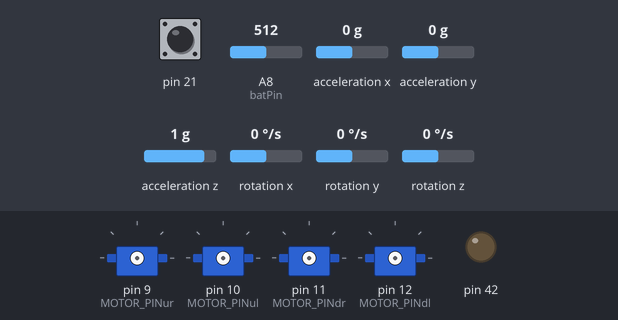
Bench run of a sketch on a simulated Arduino Mega 2560, built with avr-gcc and run on an emulated ATmega2560. On the bench: 4 × servo, output pins drawn as LEDs (lit = HIGH). Inputs (shaded band) come from the test bench; at power-on: rotation z 0 °/s, acceleration z 1 g, acceleration y 0 g, pin 21 HIGH, A8 (batPin) = 512, acceleration x 0 g, rotation x 0 °/s, rotation y 0 °/s. The sensor or clock chip raises its interrupt line as the real part does; no radio packets arrive unless stated.

Above: at 27.1 s.
27.2 s: rotation z set to -192 °/s
At 30.56 s:
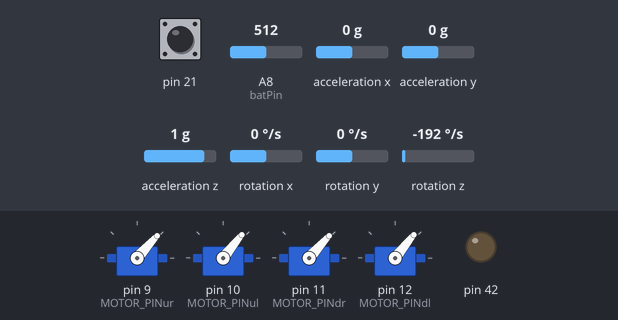
32.3 s: acceleration z set to 0.8 g
At 33.91 s:
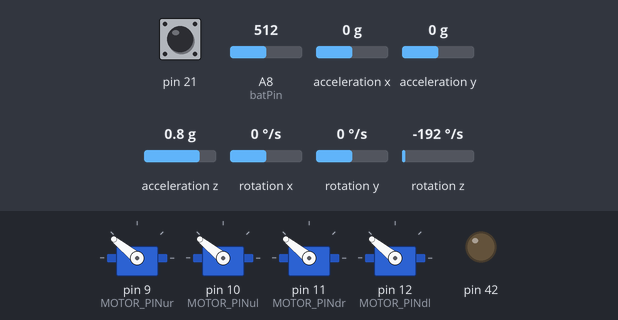
35.8 s: acceleration y set to -1.4 g
At 37.02 s:
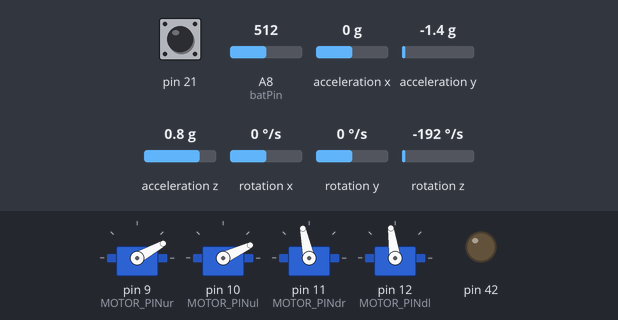
Timing chart, 0 to 45.3 s (numbered marks = the images above; inputs shaded):
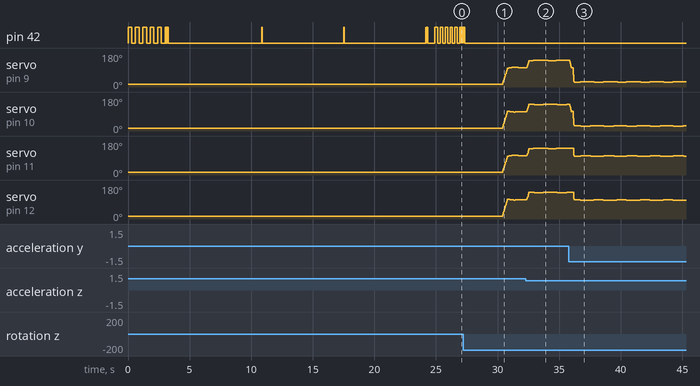

Measured:
- the behaviour switches between 1 and 0.9 g on acceleration z (found by bisection; images 1 and 2)
- by itself, pin 42: alternates HIGH for 0.02 s and LOW for 0.02 s, 7 changes in all, then stays LOW

The sketch:

novi_kod.ino
```cpp
#include <SPI.h>
#include <Servo.h>
#include <nRF24L01.h>
#include <RF24.h>
#include "Gyroscope.h"

///////////////////////////////////////////////////////////////////////////////////////////////////////////////////////////////////////
//PID gain and limit settings
///////////////////////////////////////////////////////////////////////////////////////////////////////////////////////////////////////
float pid_p_gain_roll = 0.9;               //Gain setting for the roll P-controller (1.3)
float pid_i_gain_roll = 0.04;              //Gain setting for the roll I-controller (0.3)
float pid_d_gain_roll = 20;
//Gain setting for the roll D-controller (15)
int pid_max_roll = 400;                    //Maximum output of the PID-controller (+/-)

float pid_p_gain_pitch = pid_p_gain_roll;  //Gain setting for the pitch P-controller.
float pid_i_gain_pitch = pid_i_gain_roll;  //Gain setting for the pitch I-controller.
float pid_d_gain_pitch = pid_d_gain_roll;  //Gain setting for the pitch D-controller.
int pid_max_pitch = pid_max_roll;          //Maximum output of the PID-controller (+/-)

float pid_p_gain_yaw = 0.9;                //Gain setting for the pitch P-controller. //4.0
float pid_i_gain_yaw = 0.02 ;               //Gain setting for the pitch I-controller. //0.02
float pid_d_gain_yaw = 10;               //Gain setting for the pitch D-controller.
int pid_max_yaw = 400;                     //Maximum output of the PID-controller (+/-)

///////////////////////////////////////////////////////////////////////////////////////////////////////////////////////////////////////
///////////////////////////////////////////////////////////////////////////////////////////////////////////////////////////////////////
float pid_p_gain_aX = 0.9;               //Gain setting for the aX P-controller (1.3)
float pid_i_gain_aX = 0.04;              //Gain setting for the aX I-controller (0.3)
float pid_d_gain_aX = 20;
//Gain setting for the aX D-controller (15)
int pid_max_aX = 400;                    //Maximum output of the PID-controller (+/-)

float pid_p_gain_aY = pid_p_gain_aX;  //Gain setting for the aY P-controller.
float pid_i_gain_aY = pid_i_gain_aX;  //Gain setting for the aY I-controller.
float pid_d_gain_aY = pid_d_gain_aX;  //Gain setting for the aY D-controller.
int pid_max_aY = pid_max_aX;          //Maximum output of the PID-controller (+/-)

float pid_p_gain_aZ = pid_p_gain_aX;                //Gain setting for the aZ P-controller. //4.0
float pid_i_gain_aZ = pid_i_gain_aX ;               //Gain setting for the aZ I-controller. //0.02
float pid_d_gain_aZ = pid_d_gain_aX;               //Gain setting for the aZ D-controller.
int pid_max_aZ = pid_max_aX;                     //Maximum output of the PID-controller (+/-)

///////////////////////////////////////////////////////////////////////////////////////////////////////////////////////////////////////
//Declaring Variables
///////////////////////////////////////////////////////////////////////////////////////////////////////////////////////////////////////
Gyroscope gyro(42);
volatile bool mpuInterrupt = false;     // indicates whether MPU interrupt pin has gone high
void dmpDataReady() {
  mpuInterrupt = true;
}
RF24 radio(7, 8);
int broj;
const uint64_t rxAddr[6] = {1};
#define MAX_Signal 2000
#define MIN_Signal 700
#define MOTOR_PINur 9
#define MOTOR_PINul 10 // dod
#define MOTOR_PINdr 11 // dod
#define MOTOR_PINdl 12 // dod
Servo motor_ur;
Servo motor_ul;
Servo motor_dr;
Servo motor_dl;
int servoSignal = MIN_Signal;
int servoSignalMore = MIN_Signal; // dod
int servoSignalLess = MIN_Signal; // dod
int inkrement = 75;
float yaw, pitch, roll, aX, aY, aZ;
int batVoltage;
int batPin = 8;
int loop_counter;
float battery_voltage;
unsigned long timer_channel_1, timer_channel_2, timer_channel_3, timer_channel_4, esc_timer, esc_loop_timer;
unsigned long timer_1, timer_2, timer_3, timer_4, current_time;
unsigned long loop_timer;
double gyro_pitch, gyro_roll, gyro_yaw;
double gyro_roll_cal, gyro_pitch_cal, gyro_yaw_cal;

byte highByte, lowByte;
float esc_1, esc_2, esc_3, esc_4;
float pid_error_temp;
float pid_i_mem_roll, pid_roll_setpoint, gyro_roll_input, pid_output_roll, pid_last_roll_d_error;
float pid_i_mem_pitch, pid_pitch_setpoint, gyro_pitch_input, pid_output_pitch, pid_last_pitch_d_error;
float pid_i_mem_yaw, pid_yaw_setpoint, gyro_yaw_input, pid_output_yaw, pid_last_yaw_d_error;

float pid_i_mem_aX, pid_aX_setpoint, gyro_aX_input, pid_output_aX, pid_last_aX_d_error;
float pid_i_mem_aY, pid_aY_setpoint, gyro_aY_input, pid_output_aY, pid_last_aY_d_error;
float pid_i_mem_aZ, pid_aZ_setpoint, gyro_aZ_input, pid_output_aZ, pid_last_aZ_d_error;

int start, timepassed, flag;
int turnIncrement = 25;
int UpIncrement = 50;
int DownIncrement = 50;
///////////////////////////////////////////////////////////////////////////////////////////////////////////////////////////////////////
//Setup routine
///////////////////////////////////////////////////////////////////////////////////////////////////////////////////////////////////////
void setup() {
  //Serial.begin(4800);
  //Load the battery voltage to the battery_voltage variable.
  //65 is the voltage compensation for the diode.
  //12.6V equals ~5V @ Analog 0.
  //12.6V equals 1023 analogRead(0).
  //1260 / 1023 = 1.2317.
  //The variable battery_voltage holds 1050 if the battery voltage is 10.5V.

  battery_voltage = (analogRead(0) + 65) * 1.2317;

  // Gyro
  attachInterrupt(2, dmpDataReady, RISING);
  gyro.bootUp();
  // Radio and Motors
  radio.begin();
  radio.openReadingPipe(0, rxAddr[0]);
  radio.startListening();
  motor_ur.attach(MOTOR_PINur);
  motor_ul.attach(MOTOR_PINul);
  motor_dr.attach(MOTOR_PINdr);
  motor_dl.attach(MOTOR_PINdl);
  motor_ur.writeMicroseconds(MIN_Signal);
  motor_ul.writeMicroseconds(MIN_Signal);
  motor_dr.writeMicroseconds(MIN_Signal);
  motor_dl.writeMicroseconds(MIN_Signal);
  radio.setPALevel(RF24_PA_MAX);
  radio.setChannel(120);
  start = millis();
  flag = 0;
  pinMode(42, OUTPUT);
}

///////////////////////////////////////////////////////////////////////////////////////////////////////////////////////////////////////
//Main program loop
///////////////////////////////////////////////////////////////////////////////////////////////////////////////////////////////////////
void loop() {
  if (analogRead(batPin) < 190) digitalWrite(42, HIGH);
  timepassed = millis() - start;
  //Let's get the current gyro data and scale it to degrees per second for the pid calculations.

  if (mpuInterrupt) {
    GyroRead(&gyro, mpuInterrupt, yaw, pitch, roll, aX, aY, aZ);
    //  Serial.print("YPR: ");
    //  Serial.print(yaw);
    //  Serial.print(" ");
    //  Serial.print(pitch);
    // Serial.print(" ");
    // Serial.println(roll);
    gyro_roll_input = (gyro_roll_input * 0.8) + ((roll / 57.14286) * 0.2);            //Gyro pid input is deg/sec.
    gyro_pitch_input = (gyro_pitch_input * 0.8) + ((pitch / 57.14286) * 0.2);         //Gyro pid input is deg/sec.
    gyro_yaw_input = (gyro_yaw_input * 0.8) + ((yaw / 57.14286) * 0.2);
    gyro_aX_input = aX;
    gyro_aY_input = aY;
    gyro_aZ_input = aZ;
  }

  //Reset the pid controllers for a bumpless start.
  pid_i_mem_roll = 0;
  pid_last_roll_d_error = 0;
  pid_i_mem_pitch = 0;
  pid_last_pitch_d_error = 0;
  pid_i_mem_yaw = 0;
  pid_last_yaw_d_error = 0;

  if (timepassed > 3000 && flag == 0) {
    pid_roll_setpoint = 0 ;
    pid_pitch_setpoint = 0;
    pid_yaw_setpoint = 0;
    pid_aX_setpoint;
    pid_aY_setpoint;
    pid_aZ_setpoint;
    flag = 1;
  }
  else if (flag == 1) {
    //PID inputs are known. So we can calculate the pid output.
    calculate_pid();

    //The battery voltage is needed for compensation.
    //A complementary filter is used to reduce noise.
    //0.09853 = 0.08 * 1.2317.
    // battery_voltage = battery_voltage * 0.92 + (analogRead(0) + 65) * 0.09853;

    //Turn on the led if battery voltage is to low.
    //if(battery_voltage < 1050 && battery_voltage > 600)digitalWrite(12, HIGH);

    // nas daljinac
//    if (radio.available())  {
//      radio.read(&broj, sizeof(broj));
//      switch (broj) {
//        case 1:
//          // desno
//          motor_ur.writeMicroseconds(esc_1 - turnIncrement);
//          motor_ul.writeMicroseconds(esc_2 + turnIncrement);
//          motor_dr.writeMicroseconds(esc_3 - turnIncrement);
//          motor_dl.writeMicroseconds(esc_4 + turnIncrement);
//          // Serial.println(broj);
//          break;
//        case 2:
//          // nazad
//          motor_ur.writeMicroseconds(esc_1 + turnIncrement);
//          motor_ul.writeMicroseconds(esc_2 + turnIncrement);
//          motor_dr.writeMicroseconds(esc_3 - turnIncrement);
//          motor_dl.writeMicroseconds(esc_4 - turnIncrement);
//          //Serial.println(broj);
//          break;
//        case 3:
//          //napred
//          motor_ur.writeMicroseconds(esc_1 - turnIncrement);
//          motor_ul.writeMicroseconds(esc_2 - turnIncrement);
//          motor_dr.writeMicroseconds(esc_3 + turnIncrement);
//          motor_dl.writeMicroseconds(esc_4 + turnIncrement);
//          //Serial.println(broj);
//          break;
//        case 4:
//          //levo
//          motor_ur.writeMicroseconds(esc_1 + turnIncrement);
//          motor_ul.writeMicroseconds(esc_2 - turnIncrement);
//          motor_dr.writeMicroseconds(esc_3 + turnIncrement);
//          motor_dl.writeMicroseconds(esc_4 - turnIncrement);
//          //Serial.println(broj);
//          break;
//        case 5:
//          //Up
//          // Serial.println(broj);
//          servoSignal += UpIncrement;
//          if (servoSignal > 2000) servoSignal = 2000;
//          break;
//        case 6:
//          //Down
//          // Serial.println(broj);
//          servoSignal -= DownIncrement;
//          if (servoSignal < 700) servoSignal = 700;
//          break;
//      }
//    }

    servoSignal+=50;
    if(servoSignal>1600) servoSignal=1600;
    // Idle State - Keep balance
    esc_1 = servoSignal - pid_output_pitch + pid_output_roll - pid_output_yaw-pid_output_aZ+pid_output_aY+pid_output_aX; //Calculate the pulse for esc 1 (front-right - CCW)
    esc_2 = servoSignal - pid_output_pitch - pid_output_roll + pid_output_yaw-pid_output_aZ+pid_output_aY-pid_output_aX; //Calculate the pulse for esc 2 (rear-right - CW)
    esc_3 = servoSignal + pid_output_pitch - pid_output_roll - pid_output_yaw-pid_output_aZ-pid_output_aY+pid_output_aX; //Calculate the pulse for esc 3 (rear-left - CCW)
    esc_4 = servoSignal + pid_output_pitch + pid_output_roll + pid_output_yaw-pid_output_aZ-pid_output_aY-pid_output_aX; //Calculate the pulse for esc 4 (front-left - CW)
    if (esc_1 < 700) esc_1 = 700;                                         //Keep the motors running.
    if (esc_2 < 700) esc_2 = 700;                                         //Keep the motors running.
    if (esc_3 < 700) esc_3 = 700;                                         //Keep the motors running.
    if (esc_4 < 700) esc_4 = 700;                                         //Keep the motors running.

    if (esc_1 > 2000)esc_1 = 2000;                                          //Limit the esc-1 pulse to 2000us.
    if (esc_2 > 2000)esc_2 = 2000;                                          //Limit the esc-2 pulse to 2000us.
    if (esc_3 > 2000)esc_3 = 2000;                                          //Limit the esc-3 pulse to 2000us.
    if (esc_4 > 2000)esc_4 = 2000;
    //  Serial.print("PID: ");
    //  Serial.print(esc_1);
    //  Serial.print(" ");
    //   Serial.print(esc_2);
    //  Serial.print(" ");
    //   Serial.print(esc_3);
    //  Serial.print(" ");
    //   Serial.println(esc_4);
    motor_ur.writeMicroseconds(esc_1);
    motor_ul.writeMicroseconds(esc_2);
    motor_dr.writeMicroseconds(esc_3);
    motor_dl.writeMicroseconds(esc_4);
  }
}

///////////////////////////////////////////////////////////////////////////////////////////////////////////////////////////////////////
//Subroutine for calculating pid outputs
///////////////////////////////////////////////////////////////////////////////////////////////////////////////////////////////////////
//The PID controllers are explained in part 5 of the YMFC-3D video session:
//www.youtube.com/watch?v=JBvnB0279-Q

void calculate_pid() {
  int offset=0.5;
  //Roll calculations
  pid_error_temp = gyro_roll_input - pid_roll_setpoint;
  if(pid_error_temp<offset && pid_error_temp>(-offset)) pid_error_temp=0;
  pid_i_mem_roll += pid_i_gain_roll * pid_error_temp;
  if (pid_i_mem_roll > pid_max_roll)pid_i_mem_roll = pid_max_roll;
  else if (pid_i_mem_roll < pid_max_roll * -1)pid_i_mem_roll = pid_max_roll * -1;

  pid_output_roll = pid_p_gain_roll * pid_error_temp + pid_i_mem_roll + pid_d_gain_roll * (pid_error_temp - pid_last_roll_d_error);
  if (pid_output_roll > pid_max_roll)pid_output_roll = pid_max_roll;
  else if (pid_output_roll < pid_max_roll * -1)pid_output_roll = pid_max_roll * -1;

  pid_last_roll_d_error = pid_error_temp;

  //Pitch calculations
  pid_error_temp = gyro_pitch_input - pid_pitch_setpoint;
  if(pid_error_temp<offset && pid_error_temp>(-offset)) pid_error_temp=0;
  pid_i_mem_pitch += pid_i_gain_pitch * pid_error_temp;
  if (pid_i_mem_pitch > pid_max_pitch)pid_i_mem_pitch = pid_max_pitch;
  else if (pid_i_mem_pitch < pid_max_pitch * -1)pid_i_mem_pitch = pid_max_pitch * -1;

  pid_output_pitch = pid_p_gain_pitch * pid_error_temp + pid_i_mem_pitch + pid_d_gain_pitch * (pid_error_temp - pid_last_pitch_d_error);
  if (pid_output_pitch > pid_max_pitch)pid_output_pitch = pid_max_pitch;
  else if (pid_output_pitch < pid_max_pitch * -1)pid_output_pitch = pid_max_pitch * -1;

  pid_last_pitch_d_error = pid_error_temp;

  //Yaw calculations
  pid_error_temp = gyro_yaw_input - pid_yaw_setpoint;
  if(pid_error_temp<offset && pid_error_temp>(-offset)) pid_error_temp=0;
  pid_i_mem_yaw += pid_i_gain_yaw * pid_error_temp;
  if (pid_i_mem_yaw > pid_max_yaw)pid_i_mem_yaw = pid_max_yaw;
  else if (pid_i_mem_yaw < pid_max_yaw * -1)pid_i_mem_yaw = pid_max_yaw * -1;

  pid_output_yaw = pid_p_gain_yaw * pid_error_temp + pid_i_mem_yaw + pid_d_gain_yaw * (pid_error_temp - pid_last_yaw_d_error);
  if (pid_output_yaw > pid_max_yaw)pid_output_yaw = pid_max_yaw;
  else if (pid_output_yaw < pid_max_yaw * -1)pid_output_yaw = pid_max_yaw * -1;

  pid_last_yaw_d_error = pid_error_temp;

  //aX calculations
  pid_error_temp = gyro_aX_input - pid_aX_setpoint;
  if(pid_error_temp<offset && pid_error_temp>(-offset)) pid_error_temp=0;
  pid_i_mem_aX += pid_i_gain_aX * pid_error_temp;
  if (pid_i_mem_aX > pid_max_aX)pid_i_mem_aX = pid_max_aX;
  else if (pid_i_mem_aX < pid_max_aX * -1)pid_i_mem_aX = pid_max_aX * -1;

  pid_output_aX = pid_p_gain_aX * pid_error_temp + pid_i_mem_aX + pid_d_gain_aX * (pid_error_temp - pid_last_aX_d_error);
  if (pid_output_aX > pid_max_aX)pid_output_aX = pid_max_aX;
  else if (pid_output_aX < pid_max_aX * -1)pid_output_aX = pid_max_aX * -1;

  pid_last_aX_d_error = pid_error_temp;

  //aY calculations
  pid_error_temp = gyro_aY_input - pid_aY_setpoint;
  if(pid_error_temp<offset && pid_error_temp>(-offset)) pid_error_temp=0;
  pid_i_mem_aY += pid_i_gain_aY * pid_error_temp;
  if (pid_i_mem_aY > pid_max_aY)pid_i_mem_aY = pid_max_aY;
  else if (pid_i_mem_aY < pid_max_aY * -1)pid_i_mem_aY = pid_max_aY * -1;

  pid_output_aY = pid_p_gain_aY * pid_error_temp + pid_i_mem_aY + pid_d_gain_aY * (pid_error_temp - pid_last_aY_d_error);
  if (pid_output_aY > pid_max_aY)pid_output_aY = pid_max_aY;
  else if (pid_output_aY < pid_max_aY * -1)pid_output_aY = pid_max_aY * -1;

  pid_last_aY_d_error = pid_error_temp;

  //aZ calculations
  pid_error_temp = gyro_aZ_input - pid_aZ_setpoint;
  if(pid_error_temp<offset && pid_error_temp>(-offset)) pid_error_temp=0;
  pid_i_mem_aZ += pid_i_gain_aZ * pid_error_temp;
  if (pid_i_mem_aZ > pid_max_aZ)pid_i_mem_aZ = pid_max_aZ;
  else if (pid_i_mem_aZ < pid_max_aZ * -1)pid_i_mem_aZ = pid_max_aZ * -1;

  pid_output_aZ = pid_p_gain_aZ * pid_error_temp + pid_i_mem_aZ + pid_d_gain_aZ * (pid_error_temp - pid_last_aZ_d_error);
  if (pid_output_aZ > pid_max_aZ)pid_output_aZ = pid_max_aZ;
  else if (pid_output_aZ < pid_max_aZ * -1)pid_output_aZ = pid_max_aZ * -1;

  pid_last_aZ_d_error = pid_error_temp;
}
```

FilterDerivative.h
```cpp
#ifndef FilterDerivative_h
#define FilterDerivative_h

// returns the derivative
struct FilterDerivative {
  long LastUS;
  float LastInput;

  float Derivative;

  float input( float inVal );

  float output();
};

void testFilterDerivative();

#endif
```

Filters.h
```cpp
// (licence header left out)
#ifndef Filters_h
#define Filters_h

#include "FilterOnePole.h"
#include "FilterTwoPole.h"
#include "FilterDerivative.h"
#include "RunningStatistics.h"

#endif
```

FloatDefine.h
```cpp
#ifndef FloatDefine_h
#define FloatDefine_h


#endif
```

RunningStatistics.h
```cpp
#ifndef RunningStatistics_h
#define RunningStatistics_h

#include "FilterOnePole.h"

struct RunningStatistics {
  // in statistics, SigmaSqr is:
  //   σ^2 = <x^2> - <x>^2
  // averages can be taken by low-pass smoothing with a (two-pole) filter

  float AverageSecs;   // seconds to average over

  FilterOnePoleCascade averageValue;
  FilterOnePoleCascade averageSquareValue;

  void input( float inVal );

  // constructor
  RunningStatistics();

  void setWindowSecs( float windowSecs );

  void setInitialValue( float initialMean, float initialSigma = 0 );

  float mean();

  float variance();

  float sigma();

  float CV();
};

void testRunningStatistics();

#endif
```

MovingAVG.h
```cpp
#ifndef _MOVING_AVG_H
#define _MOVING_AVG_H

#define FilterWindowSize 10

class MovingAvgInt{
private:
	int currentPos=0,currentSize=0,sum=0;
	int data[FilterWindowSize];
public:
	MovingAvgInt(){
	};
	void add(int d){
		if(currentSize<FilterWindowSize) currentSize+=1;
		else sum-=data[currentPos];
		data[currentPos]=d;
		sum+=d;
		currentPos=(currentPos+1)%FilterWindowSize;
	}
	int read(){
		return sum/currentSize;
	}
};

class MovingAvgFloat{
private:
	int currentPos=0,currentSize=0;
	float data[FilterWindowSize];
	float sum=0;
public:
	MovingAvgFloat(){
	};
	void add(float d){
		if(currentSize<FilterWindowSize) currentSize+=1;
		else sum-=data[currentPos];
		data[currentPos]=d;
		sum+=d;
		currentPos=(currentPos+1)%FilterWindowSize;
	}
	int read(){
		return sum/currentSize;
	}
};

#endif
```

Source omitted: FilterOnePole.h (2003 bytes), FilterTwoPole.h (2010 bytes), Gyroscope.h (4802 bytes)
